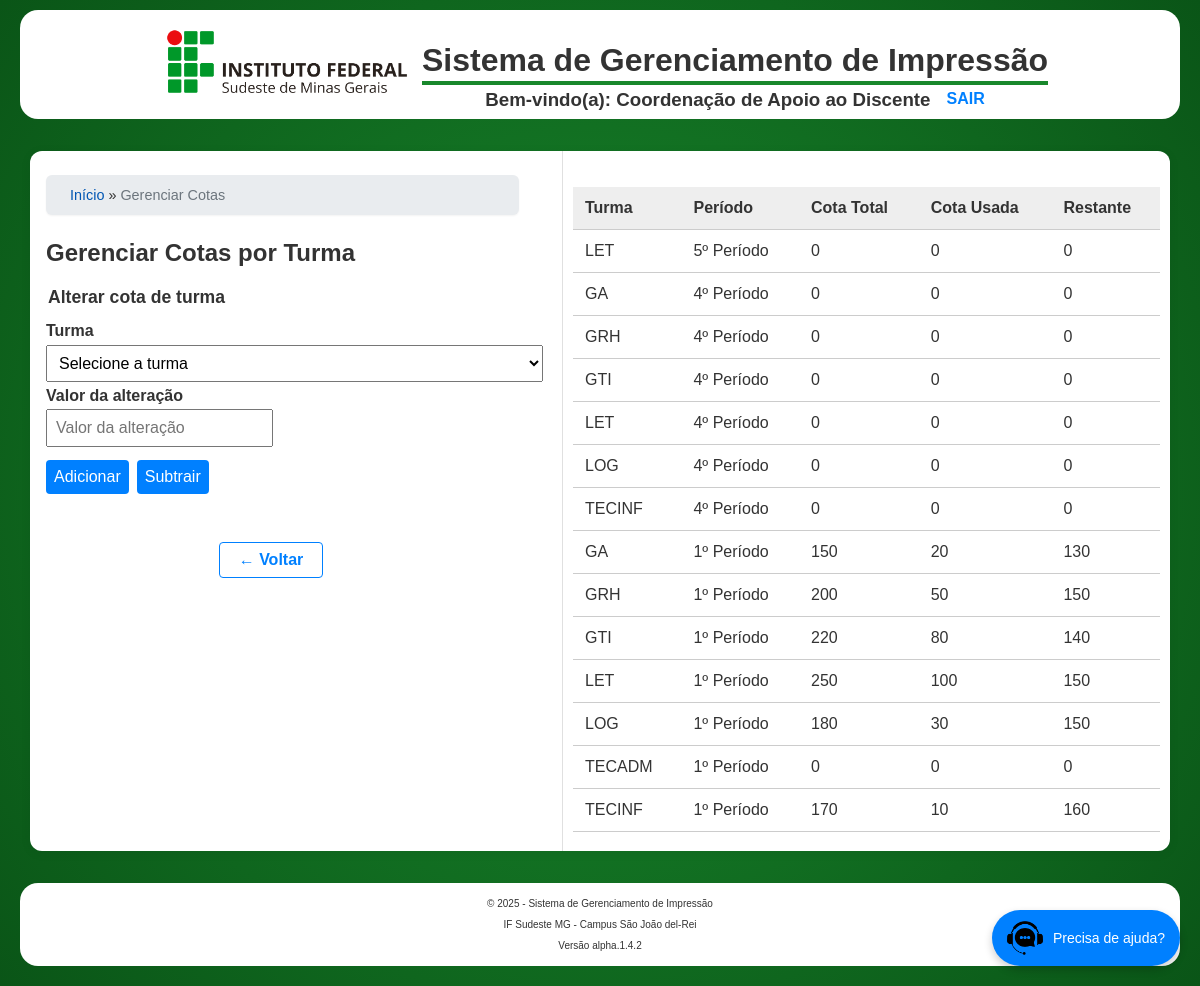
The app's page /pages/admin_cad/gerenciar_cotas.php (signed in) with its own data.
### tables this page shows
CREATE TABLE `CotaAluno` (
  `id` int(11) NOT NULL AUTO_INCREMENT,
  `turma_id` int(11) NOT NULL,
  `cota_total` int(11) NOT NULL DEFAULT 0,
  `cota_usada` int(11) NOT NULL DEFAULT 0,
  PRIMARY KEY (`id`),
  KEY `turma_id` (`turma_id`),
  CONSTRAINT `CotaAluno_ibfk_1` FOREIGN KEY (`turma_id`) REFERENCES `Turma` (`id`) ON DELETE CASCADE
);

CREATE TABLE `Curso` (
  `id` int(11) NOT NULL AUTO_INCREMENT,
  `sigla` varchar(20) NOT NULL,
  `nome_completo` varchar(100) NOT NULL,
  PRIMARY KEY (`id`),
  UNIQUE KEY `sigla` (`sigla`)
);

CREATE TABLE `Turma` (
  `id` int(11) NOT NULL AUTO_INCREMENT,
  `curso_id` int(11) NOT NULL,
  `periodo` varchar(20) NOT NULL,
  PRIMARY KEY (`id`),
  UNIQUE KEY `curso_id` (`curso_id`,`periodo`),
  CONSTRAINT `Turma_ibfk_1` FOREIGN KEY (`curso_id`) REFERENCES `Curso` (`id`) ON DELETE CASCADE
);

### pages/admin_cad/gerenciar_cotas.php (the view, shortened to what this page needs)
<?php
require_once '../../includes/config.php';
$stmt = $conn->query("SELECT ca.*, c.sigla, c.nome_completo, t.periodo
                      FROM CotaAluno ca
                      JOIN Turma t ON ca.turma_id = t.id
                      JOIN Curso c ON t.curso_id = c.id
                      ORDER BY t.periodo DESC, c.sigla ASC");
$cotas = $stmt->fetchAll();
include_once '../../includes/header.php';
?>
<link rel="stylesheet" href="gerenciar_cotas.css">
<div class="dashboard-layout">
  <aside class="dashboard-aside-cotas">
    <div class="container-principal">
        <?php
        if (isset($_SESSION['usuario'])) {
            gerar_migalhas();
        }
        ?>
    <h1>Gerenciar Cotas por Turma</h1>
    <section aria-label="Formulário de cotas">
      <form method="POST" class="form-cotas">
        <fieldset style="border:0;padding:0;margin:0;">
          <legend style="font-size:1.1em;font-weight:600;margin-bottom:0.5em;">Alterar cota de turma</legend>
          <label for="turma">Turma</label>
          <select id="turma" name="turma" required>
            <option value="" disabled selected>Selecione a turma</option>
          </select>
          <label for="valor_cota">Valor da alteração</label>
          <input type="number" id="valor_cota" name="valor_cota" min="1" placeholder="Valor da alteração" required>
          <div style="margin: 0.5em 0; display: flex; gap: 0.5em; flex-wrap: wrap;">
            <button type="submit" name="acao" value="adicionar">Adicionar</button>
            <button type="submit" name="acao" value="subtrair">Subtrair</button>
          </div>
        </fieldset>
      </form>
    </section>
    <nav class="btn-container" aria-label="Ações">
      <a class="btn-back" href="dashboard_cad.php">&larr; Voltar</a>
    </nav>
  </aside>
  <main class="dashboard-main">
    <div class="responsive-table">
      <table>
        <thead>
          <tr>
            <th>Turma</th>
            <th>Período</th>
            <th>Cota Total</th>
            <th>Cota Usada</th>
            <th>Restante</th>
          </tr>
        </thead>
        <tbody>
          <?php foreach ($cotas as $cota): ?>
          <tr>
            <td data-label="Turma"><?= htmlspecialchars($cota->sigla) ?></td>
            <td data-label="Período"><?= htmlspecialchars($cota->periodo) ?></td>
            <td data-label="Cota Total"><?= $cota->cota_total ?></td>
            <td data-label="Usada"><?= $cota->cota_usada ?></td>
            <td data-label="Restante"><?= $cota->cota_total - $cota->cota_usada ?></td>
          </tr>
          <?php endforeach; ?>
        </tbody>
      </table>
    </div>
  </main>
</div>
<?php include_once '../../includes/footer.php'; ?>

### includes/header.php (shortened to what this page needs)
<!DOCTYPE html>
<html lang="pt-BR">
<head>
    <link rel="stylesheet" href="<?= BASE_URL ?>/styles.css">
</head>
<body>
<header>
    <div>
        <img src="<?= BASE_URL ?>/img/logo_horizontal_ifsudestemg.png" alt="logomarca do IF">
    </div>
    <div class="header-title">
        <h1><?= SITE_NAME ?></h1>
        <hr>
        <?php if (isset($_SESSION['usuario']) && !empty($_SESSION['usuario'])): ?>
            <div class="user-info">
                <h3>Bem-vindo(a): <?= htmlspecialchars($_SESSION['usuario']['nome'] . (isset($_SESSION['usuario']['sobrenome']) ? ' ' . $_SESSION['usuario']['sobrenome'] : '')) ?></h3>
                <a href="<?= BASE_URL ?>/includes/logout.php"><h4 class="logout">SAIR</h4></a>
            </div>
        <?php endif; ?>
    </div>
</header>

### includes/config.php (shortened to what this page needs)
<?php
function gerar_migalhas() {
    $migalhas = '<a href="' . BASE_URL . '/index.php">Início</a>';
    $caminho = parse_url($_SERVER['REQUEST_URI'], PHP_URL_PATH);
    $caminho_base = parse_url(BASE_URL, PHP_URL_PATH);
    if (strpos($caminho, $caminho_base) === 0) {
        $caminho = substr($caminho, strlen($caminho_base));
    }
    $partes = explode('/', trim($caminho, '/'));
    $partes_ignoradas = ['pages', 'admin', 'admin_cad', 'admin_coen', 'aluno', 'servidor', 'reprografo'];
    $url_parcial = BASE_URL;
    foreach ($partes as $parte) {
        if (empty($parte) || in_array($parte, $partes_ignoradas)) {
            $url_parcial .= '/' . $parte;
            continue;
        }
        $url_parcial .= '/' . $parte;
        $nome_exibicao = str_replace(['_', '.php'], [' ', ''], $parte);
        $nome_exibicao = ucwords($nome_exibicao);
        $mapa_nomes = [
            'Dashboard Cad' => 'Painel CAD',
            'Dashboard Coen' => 'Painel COEN',
            'Configurar Semestre' => 'Configurações de Semestre',
            'Gerenciar Turmas' => 'Gerenciar Turmas',
            'Form Aluno' => 'Formulário de Aluno',
            'Form Servidor' => 'Formulário de Servidor',
            'Historico Solicitacoes' => 'Histórico de Solicitações',
            'Relatorio Reprografo' => 'Relatório Reprografia',
        ];
        $nome_exibicao = $mapa_nomes[$nome_exibicao] ?? $nome_exibicao;
        if ($parte === end($partes)) {
            $migalhas .= ' &raquo; <span>' . htmlspecialchars($nome_exibicao) . '</span>';
        } else {
            $migalhas .= ' &raquo; <a href="' . $url_parcial . '">' . htmlspecialchars($nome_exibicao) . '</a>';
        }
    }
    echo '<nav class="trilha-migalhas">' . $migalhas . '</nav>';
}

### includes/footer.php
    <footer>
        <p>&copy; <?php echo CURRENT_YEAR; ?> - <?php echo SITE_NAME; ?></p>
        <p>IF Sudeste MG - Campus São João del-Rei</p>
        <p>Versão alpha.1.4.2</p>
    </footer>
    <a href="<?= BASE_URL ?>/pages/utils/suporte.php" class="suporte-btn">
        <img src="<?= BASE_URL ?>/img/suporte.png" alt="Suporte" class="icone">
        <span class="texto">Precisa de ajuda?</span>
    </a>
</body>
</html>

### styles.css (style rules this page uses)
body { background: radial-gradient(circle at center, #19882c, #0A5517); background-attachment: fixed; font-family: Arial, sans-serif; margin: 0; padding: 0; color: #333; }
header { display: flex; justify-content: center; align-items: center; margin: 10px 20px; padding: 5px; background-color: #FFF; border-radius: 18px; }
header img { width: 250px; margin: 10px; }
header hr { border: 0; height: 4px; background-color: #19882c; margin-top: -20px; }
a { text-decoration: none; }
.logout { color: #0080ff; font-weight: bold; text-decoration: none; position: relative; display: inline-block; padding-bottom: 3px; }
.logout::after { content: ''; position: absolute; width: 0; height: 2px; bottom: 0; left: 0; background-color: #005fa3; transition: width 0.3s ease-in-out; }
.user-info { display: flex; align-items: center; justify-content: center; gap: 1rem; margin-top: -24px; margin-bottom: -24px; }
footer { font-size: 10px; align-items: center; justify-items: center; margin: 20px 20px; padding: 5px; background-color: #FFF; border-radius: 18px; }
.suporte-btn { position: fixed; bottom: 20px; right: 20px; background-color: #0080ff; color: white; border: none; border-radius: 50px; padding: 10px 15px; cursor: pointer; display: flex; align-items: center; box-shadow: 0 4px 8px rgba(0, 0, 0, 0.2); z-index: 1000; transition: all 0.3s ease; }
.suporte-btn .icone { width: 36px; height: 36px; margin-right: 10px; }
.suporte-btn .texto { font-family: Arial, sans-serif; font-size: 14px; }
.dashboard-layout { display: flex; width: 95%; min-height: 700px; background: #fff; margin: 2rem auto; border-radius: 12px; box-shadow: 0 2px 12px rgba(0,0,0,0.06); }
.dashboard-main { margin-left: 10px; margin-right: 10px; width: 65%; flex: 1; min-width: 0; padding: 1rem 0 1rem 0; }
.btn-container { display: flex; flex-direction: column; gap: 0.5rem; width: 90%; margin-top: 1rem; }
.btn-back { display: inline-block; margin: 1.5rem auto 0 auto; background: #fff; color: #0080ff; border: 1px solid #0080ff; border-radius: 4px; padding: 0.5rem 1.2rem; font-size: 1em; font-weight: 600; text-align: center; text-decoration: none; transition: background 0.2s, color 0.2s; }
.trilha-migalhas { background-color: #e9ecef; width: 85%; padding: 0.75rem 1.5rem; border-radius: 6px; margin-bottom: 1.5rem; font-size: 0.9rem; box-shadow: 0 1px 2px rgba(0,0,0,0.05); }
.trilha-migalhas a { color: #0056b3; text-decoration: none; transition: color 0.2s; }
.trilha-migalhas span { color: #6c757d; font-weight: 500; }

### pages/admin_cad/gerenciar_cotas.css (style rules this page uses)
.form-cotas { display: flex; flex-direction: column; gap: 0.5rem; width: 90%; max-width: 600px; margin-top: 1rem; }
.dashboard-aside-cotas { min-width: 500px; border-right: 1px solid #e0e0e0; padding: 1.5rem 1rem 1rem 1rem; display: flex; flex-direction: column; gap: 1.8rem; }
.form-cotas label { display: flex; flex-direction: column; font-weight: 600; margin-top: 5px; }
.form-cotas input, .form-cotas select, .form-cotas button { padding: 0.5rem; font-size: 1rem; margin-top: 0.3rem; }
.form-cotas button { background-color: #0080ff; color: white; border: none; border-radius: 4px; cursor: pointer; }
.responsive-table { margin-top: 20px; overflow-x: auto; width: 100%; min-height: 400px; }
table { width: 100%; border-collapse: collapse; background: #fff; }
thead { background-color: #eee; }
th, td { padding: 0.75rem; text-align: left; border-bottom: 1px solid #ccc; }

### records on screen
cotaaluno: curso.sigla "LET", turma.periodo "5º Período", cota_total "0", cota_usada "0", $cota->cota_total-$cota->cota_usada "0"
cotaaluno: curso.sigla "GA", turma.periodo "4º Período", cota_total "0", cota_usada "0", $cota->cota_total-$cota->cota_usada "0"
cotaaluno: curso.sigla "GRH", turma.periodo "4º Período", cota_total "0", cota_usada "0", $cota->cota_total-$cota->cota_usada "0"
cotaaluno: curso.sigla "GTI", turma.periodo "4º Período", cota_total "0", cota_usada "0", $cota->cota_total-$cota->cota_usada "0"
cotaaluno: curso.sigla "LET", turma.periodo "4º Período", cota_total "0", cota_usada "0", $cota->cota_total-$cota->cota_usada "0"
cotaaluno: curso.sigla "LOG", turma.periodo "4º Período", cota_total "0", cota_usada "0", $cota->cota_total-$cota->cota_usada "0"
cotaaluno: curso.sigla "TECINF", turma.periodo "4º Período", cota_total "0", cota_usada "0", $cota->cota_total-$cota->cota_usada "0"
cotaaluno: curso.sigla "GA", turma.periodo "1º Período", cota_total "150", cota_usada "20", $cota->cota_total - $cota->cota_usada "130"
cotaaluno: curso.sigla "GRH", turma.periodo "1º Período", cota_total "200", cota_usada "50", $cota->cota_total - $cota->cota_usada "150"
cotaaluno: curso.sigla "GTI", turma.periodo "1º Período", cota_total "220", cota_usada "80", $cota->cota_total - $cota->cota_usada "140"
cotaaluno: curso.sigla "LET", turma.periodo "1º Período", cota_total "250", cota_usada "100", $cota->cota_total - $cota->cota_usada "150"
cotaaluno: curso.sigla "LOG", turma.periodo "1º Período", cota_total "180", cota_usada "30", $cota->cota_total - $cota->cota_usada "150"
cotaaluno: curso.sigla "TECADM", turma.periodo "1º Período", cota_total "0", cota_usada "0", $cota->cota_total-$cota->cota_usada "0"
cotaaluno: curso.sigla "TECINF", turma.periodo "1º Período", cota_total "170", cota_usada "10", $cota->cota_total - $cota->cota_usada "160"

### other values on screen
SITE_NAME "Sistema de Gerenciamento de Impressão"
$nome_exibicao "Gerenciar Cotas"
CURRENT_YEAR "2025"
